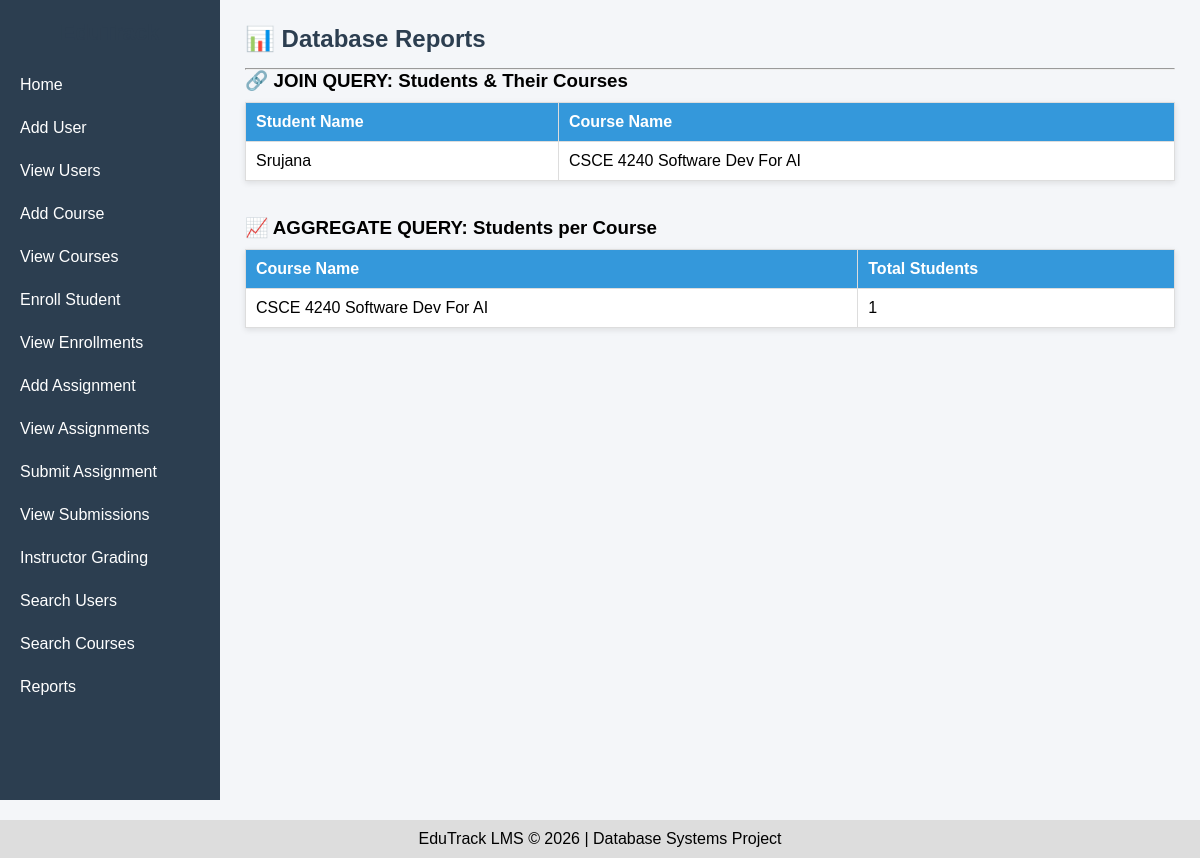
Page /reports on the committed database.
### tables this page shows
CREATE TABLE Courses (
        course_id INTEGER PRIMARY KEY AUTOINCREMENT,
        course_name TEXT NOT NULL,
        instructor_id INTEGER NOT NULL,
        FOREIGN KEY (instructor_id) REFERENCES Users(user_id)
    );

CREATE TABLE Users (
        user_id INTEGER PRIMARY KEY AUTOINCREMENT,
        name TEXT NOT NULL,
        email TEXT UNIQUE NOT NULL,
        role TEXT CHECK(role IN ('student', 'instructor')) NOT NULL
    );

### app.py (the view)
@app.route('/reports')
def reports():
    db = get_db()
    student_courses = db.execute('''
        SELECT
            u.name AS student_name,
            c.course_name
        FROM Enrollments e
        JOIN Users u ON e.student_id = u.user_id
        JOIN Courses c ON e.course_id = c.course_id
    ''').fetchall()
    course_counts = db.execute('''
        SELECT
            c.course_name,
            COUNT(e.student_id) AS total_students
        FROM Courses c
        LEFT JOIN Enrollments e ON c.course_id = e.course_id
        GROUP BY c.course_id, c.course_name
    ''').fetchall()
    return render_template(
        'reports.html',
        student_courses=student_courses,
        course_counts=course_counts
    )

### app.py (called while the page is built)
def get_db():
    if 'db' not in g:
        g.db = sqlite3.connect(app.config['DATABASE'])
        g.db.row_factory = sqlite3.Row
        g.db.execute("PRAGMA foreign_keys = ON")
    return g.db

### templates/reports.html
{% extends 'base.html' %}
{% block content %}
<h2>📊 Database Reports</h2>
<hr>
<h3>🔗 JOIN QUERY: Students & Their Courses</h3>
<table border="1" cellpadding="8">
    <tr>
        <th>Student Name</th>
        <th>Course Name</th>
    </tr>
    {% for row in student_courses %}
    <tr>
        <td>{{ row.student_name }}</td>
        <td>{{ row.course_name }}</td>
    </tr>
    {% endfor %}
</table>
<br><br>
<h3>📈 AGGREGATE QUERY: Students per Course</h3>
<table border="1" cellpadding="8">
    <tr>
        <th>Course Name</th>
        <th>Total Students</th>
    </tr>
    {% for row in course_counts %}
    <tr>
        <td>{{ row.course_name }}</td>
        <td>{{ row.total_students }}</td>
    </tr>
    {% endfor %}
</table>
{% endblock %}

### static/style.css (style rules this page uses)
* { margin: 0; padding: 0; box-sizing: border-box; }
body { font-family: Arial, sans-serif; background: #f4f6f9; }
h1, h2 { margin-bottom: 15px; color: #2c3e50; }
table { width: 100%; border-collapse: collapse; background: white; margin-top: 10px; box-shadow: 0 2px 6px rgba(0,0,0,0.1); }
table th, table td { padding: 10px; border: 1px solid #ddd; text-align: left; }
table th { background: #3498db; color: white; }

### rows in the picture
Courses: student_name "Srujana", course_name "CSCE 4240 Software Dev For AI", total_students "1"
